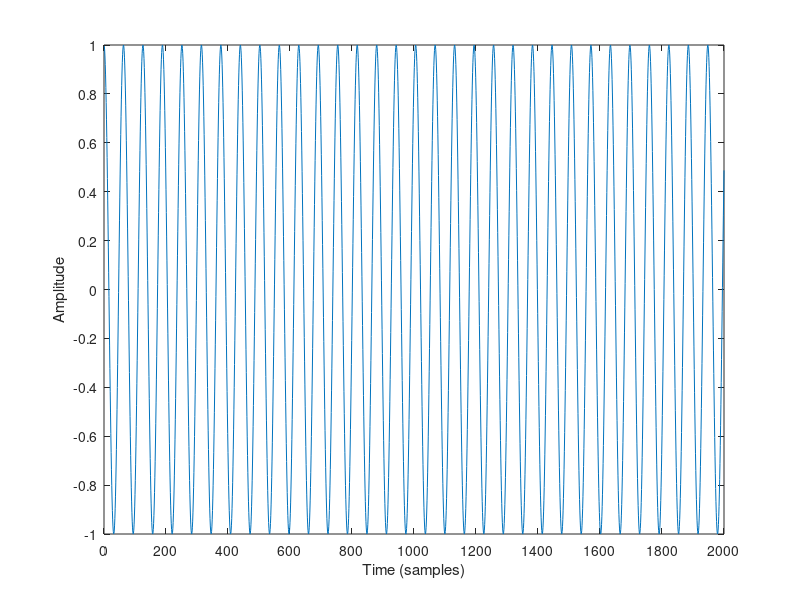

This chart was generated by the following MATLAB code:
%A Brighter Place

% Creating matrix to store data
dataMatrix = zeros(2000,2);

% Populating dataMatrix with 2000 wave samples
for idx = 1:2000
    dataMatrix(idx, 1) = idx;
    dataMatrix(idx, 2) = cos(idx/10);
end

figure('Name', 'A Brighter Place');

% Plotting data points
plot(dataMatrix(:,1), dataMatrix(:,2));

% Adjusting X-axis limits and ticks
xlim([0 2000]);
set(gca, 'XTick', 0:200:2000);

% Adjusting Y-axis limits and ticks
ylim([-1 1]);
set(gca, 'YTick', -1:0.2:1);

% Axes labels
xlabel('Time (samples)');
ylabel('Amplitude');